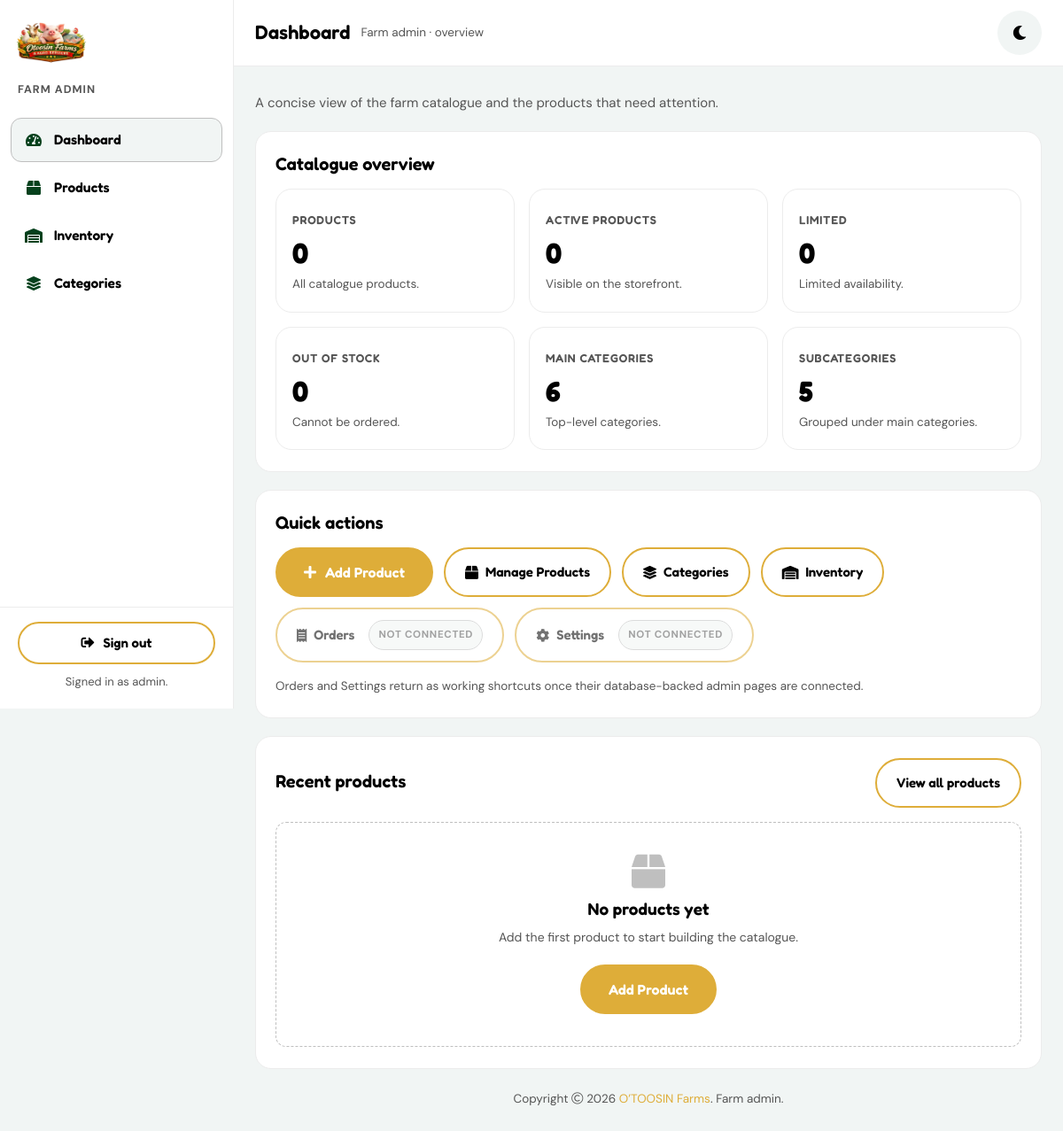
Before: /staff/ (signed in) with the older database file.
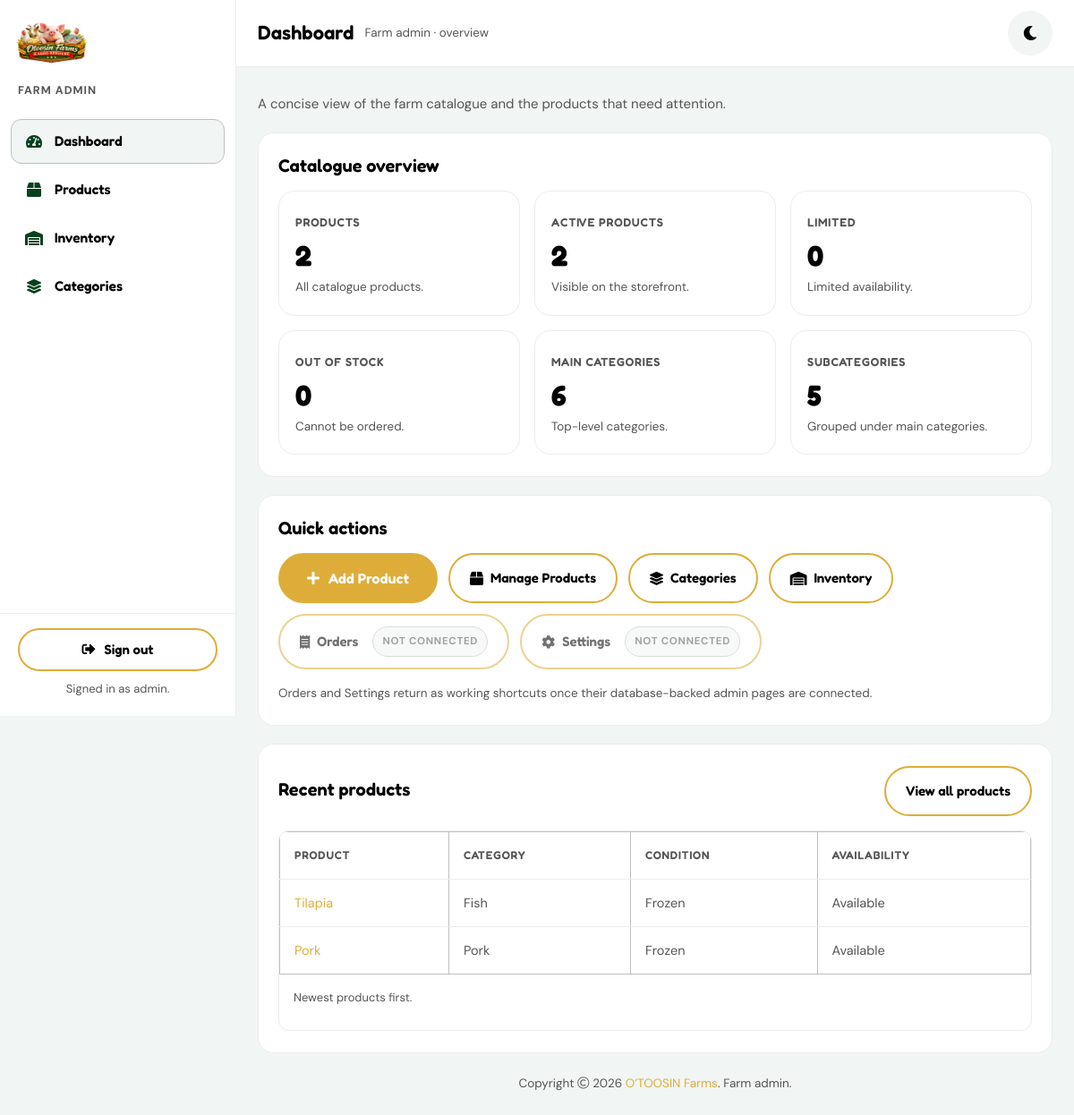
After: the same page with the newer database file.
### Otoosin/models.py (models this page shows, shortened)
class Product(models.Model):
    class Condition(models.TextChoices):
        FRESH = "fresh", "Fresh"
        FROZEN = "frozen", "Frozen"
        FRIED = "fried", "Fried"
        LIVE = "live", "Live"
    class Availability(models.TextChoices):
        IN_STOCK = "in", "Available"
        LIMITED = "limited", "Limited"
        OUT_OF_STOCK = "out", "Out of Stock"
    name = models.CharField(max_length=120)
    slug = models.SlugField(max_length=140, unique=True, blank=True)
    sku = models.CharField(max_length=40, unique=True)
    category = models.ForeignKey(
        Category,
        on_delete=models.PROTECT,
        related_name="products",
    )
    condition = models.CharField(max_length=10, choices=Condition.choices)
    cut = models.CharField(max_length=120, blank=True)
    description = models.TextField()
    price_basis = models.CharField(max_length=60)
    availability_status = models.CharField(
        max_length=10,
        choices=Availability.choices,
        default=Availability.IN_STOCK,
    )
    badge = models.CharField(max_length=30, blank=True)
    is_active = models.BooleanField(default=True)
    is_featured = models.BooleanField(default=False)
    meta_title = models.CharField(max_length=160, blank=True)
    meta_description = models.TextField(blank=True)
    search_text = models.TextField(blank=True, editable=False)
    created_at = models.DateTimeField(auto_now_add=True)
    updated_at = models.DateTimeField(auto_now=True)
    class Meta:
        ordering = ["category__sort_order", "category__name", "name"]

class Category(models.Model):
    class Kind(models.TextChoices):
        MEAT_GROUP = "meat_group", "Meat group"
        RED_MEAT = "red_meat", "Red meat"
        POULTRY = "poultry", "Poultry"
        SEAFOOD = "seafood", "Seafood"
        LIVE_ANIMAL = "live_animal", "Live animal"
        EGGS = "eggs", "Eggs"
        VEGETABLES = "vegetables", "Vegetables"
        FRUITS = "fruits", "Fruits"
    name = models.CharField(max_length=80)
    slug = models.SlugField(max_length=90, unique=True, blank=True)
    parent = models.ForeignKey(
        "self",
        on_delete=models.PROTECT,
        null=True,
        blank=True,
        related_name="children",
    )
    kind = models.CharField(max_length=20, choices=Kind.choices)
    description = models.TextField(blank=True)
    image = models.ImageField(
        upload_to="categories/%Y/%m/",
        blank=True,
        validators=[
            FileExtensionValidator(ALLOWED_IMAGE_EXTENSIONS),
            validate_image_size,
        ],
    )
    sort_order = models.PositiveIntegerField(default=0)
    is_active = models.BooleanField(default=True)
    meta_title = models.CharField(max_length=160, blank=True)
    meta_description = models.TextField(blank=True)
    created_at = models.DateTimeField(auto_now_add=True)
    updated_at = models.DateTimeField(auto_now=True)
    class Meta:
        ordering = ["sort_order", "name"]
        verbose_name_plural = "categories"

### Otoosin/views.py (the view)
# urls.py: path("staff/", views.staff_dashboard, name="staff_dashboard"),
@_staff_permission(None)
def staff_dashboard(request):
    products = Product.objects.all()
    summary = products.aggregate(
        total=Count("id"),
        active=Count("id", filter=Q(is_active=True)),
        out=Count(
            "id", filter=Q(availability_status=Product.Availability.OUT_OF_STOCK)
        ),
        limited=Count(
            "id", filter=Q(availability_status=Product.Availability.LIMITED)
        ),
    )
    return render(
        request,
        "admin-dashboard.html",
        {
            "summary": summary,
            "category_count": Category.objects.filter(
                parent__isnull=True
            ).count(),
            "subcategory_count": Category.objects.filter(
                parent__isnull=False
            ).count(),
            "recent_products": products.select_related("category").order_by(
                "-created_at"
            )[:5],
        },
    )

### Otoosin/context_processors.py (called while the page is built)
def storefront_catalog(request):
    path = request.path
    if path.startswith("/staff/") or path.startswith("/admin/"):
        return {}
    return {"fd_catalog": build_storefront_catalog()}

### Otoosin/views.py (called while the page is built)
def _staff_permission(permission):
    def decorator(view):
        @login_required(login_url="Otoosin:staff_login")
        @wraps(view)
        def wrapped(request, *args, **kwargs):
            user = request.user
            if not user.is_active or not user.is_staff:
                raise PermissionDenied
            if permission and not user.has_perm(permission):
                raise PermissionDenied
            return view(request, *args, **kwargs)
        return wrapped
    return decorator

### Otoosin/templates/admin-dashboard.html (shortened to what this page needs)
{% extends "admin/base_admin.html" %}
{% load static %}
{% block topbar_title %}Dashboard{% endblock %}
{% block topbar_context %}Farm admin &middot; overview{% endblock %}
{% block admin_content %}
<div class="fd-dash-head">
    <p class="fd-dash-lead">A concise view of the farm catalogue and the products that need attention.</p>
</div>
<section class="fd-dash-section" aria-labelledby="fd-dash-overview-title">
    <h2 id="fd-dash-overview-title">Catalogue overview</h2>
    <ul class="fd-dash-grid">
        <li class="fd-dash-card"><span class="fd-dash-card-label">Products</span><span class="fd-dash-card-value">{{ summary.total }}</span><span class="fd-dash-card-context">All catalogue products.</span></li>
        <li class="fd-dash-card"><span class="fd-dash-card-label">Active products</span><span class="fd-dash-card-value">{{ summary.active }}</span><span class="fd-dash-card-context">Visible on the storefront.</span></li>
        <li class="fd-dash-card"><span class="fd-dash-card-label">Limited</span><span class="fd-dash-card-value">{{ summary.limited }}</span><span class="fd-dash-card-context">Limited availability.</span></li>
        <li class="fd-dash-card"><span class="fd-dash-card-label">Out of stock</span><span class="fd-dash-card-value">{{ summary.out }}</span><span class="fd-dash-card-context">Cannot be ordered.</span></li>
        <li class="fd-dash-card"><span class="fd-dash-card-label">Main categories</span><span class="fd-dash-card-value">{{ category_count }}</span><span class="fd-dash-card-context">Top-level categories.</span></li>
        <li class="fd-dash-card"><span class="fd-dash-card-label">Subcategories</span><span class="fd-dash-card-value">{{ subcategory_count }}</span><span class="fd-dash-card-context">Grouped under main categories.</span></li>
    </ul>
</section>
<section class="fd-dash-section" aria-labelledby="fd-dash-actions-title">
    <h2 id="fd-dash-actions-title">Quick actions</h2>
    <div class="fd-dash-actions">
        <a href="{% url 'Otoosin:staff_product_create' %}" class="vs-btn fd-dash-btn"><i class="fas fa-plus" aria-hidden="true"></i>Add product</a>
        <a href="{% url 'Otoosin:staff_products' %}" class="fd-ghost-btn fd-dash-btn"><i class="fas fa-box" aria-hidden="true"></i>Manage Products</a>
        <a href="{% url 'Otoosin:staff_categories' %}" class="fd-ghost-btn fd-dash-btn"><i class="fas fa-layer-group" aria-hidden="true"></i>Categories</a>
        <a href="{% url 'Otoosin:staff_inventory' %}" class="fd-ghost-btn fd-dash-btn"><i class="fas fa-warehouse" aria-hidden="true"></i>Inventory</a>
        <span class="fd-ghost-btn fd-dash-btn" aria-disabled="true" title="Order storage is not connected yet."><i class="fas fa-receipt" aria-hidden="true"></i>Orders <span class="fd-admin-soon">Not connected</span></span>
        <span class="fd-ghost-btn fd-dash-btn" aria-disabled="true" title="Store settings are not connected yet."><i class="fas fa-cog" aria-hidden="true"></i>Settings <span class="fd-admin-soon">Not connected</span></span>
    </div>
    <p class="fd-dash-hint">Orders and Settings return as working shortcuts once their database-backed admin pages are connected.</p>
</section>
<section class="fd-dash-section" aria-labelledby="fd-dash-products-title">
    <div class="fd-dash-section-head">
        <h2 id="fd-dash-products-title">Recent products</h2>
        <a href="{% url 'Otoosin:staff_products' %}" class="fd-ghost-btn fd-dash-btn">View all products</a>
    </div>
    {% if recent_products %}
    <div class="fd-dash-table-scroll">
        <table class="fd-dash-table">
            <caption class="fd-dash-caption">Newest products first.</caption>
            <thead><tr><th scope="col">Product</th><th scope="col">Category</th><th scope="col">Condition</th><th scope="col">Availability</th></tr></thead>
            <tbody>
                {% for product in recent_products %}
                <tr>
                    <td><a href="{% url 'Otoosin:staff_product_edit' product.pk %}">{{ product.name }}</a></td>
                    <td>{{ product.category.name }}</td>
                    <td>{{ product.get_condition_display }}</td>
                    <td>{{ product.get_availability_status_display }}</td>
                </tr>
                {% endfor %}
            </tbody>
        </table>
    </div>
    {% else %}
    <div class="fd-dash-empty">
        <i class="fas fa-box" aria-hidden="true"></i>
        <h3>No products yet</h3>
        <p>Add the first product to start building the catalogue.</p>
        <div class="fd-dash-empty-actions"><a href="{% url 'Otoosin:staff_product_create' %}" class="vs-btn fd-dash-btn">Add product</a></div>
    </div>
    {% endif %}
</section>
{% endblock %}

### Otoosin/templates/admin/base_admin.html (shortened to what this page needs)
{% load static %}
<!doctype html>
<html class="no-js" lang="en">
<head>
    <link rel="stylesheet" href="{% static 'assets/css/bootstrap.min.css' %}">
    <link rel="stylesheet" href="{% static 'assets/css/fontawesome.min.css' %}">
    <link rel="stylesheet" href="{% static 'assets/css/harvest-castle.css' %}">
    <link rel="stylesheet" href="{% static 'assets/css/fresh-direct.css' %}?v=8.4">
    <link rel="stylesheet" href="{% static 'assets/css/fd-admin.css' %}?v=7.6">
    <link rel="stylesheet" href="{% static 'assets/css/fd-theme.css' %}?v=8.4">
</head>
<body class="fd-admin">
    <div class="fd-admin-shell" id="fd-admin-shell">
        <aside class="fd-admin-sidebar" id="fd-admin-sidebar" aria-label="Admin navigation">
            <div class="fd-admin-brand">
                <a href="{% url 'Otoosin:index' %}" class="fd-logo" aria-label="O’TOOSIN Farms storefront"><img src="{% static 'assets/img/harvest_castle/of_favicon.png' %}" alt="" aria-hidden="true" class="fd-logo-img" width="70" height="50"></a>
            </div>
            <p class="fd-admin-role">Farm Admin</p>
            <nav class="fd-admin-nav" aria-label="Management sections">
                <ul>
                    <li><a href="{% url 'Otoosin:staff_dashboard' %}" class="fd-admin-nav-link"{% if request.resolver_match.url_name == 'staff_dashboard' %} aria-current="page"{% endif %}><i class="fas fa-tachometer-alt" aria-hidden="true"></i>Dashboard</a></li>
                    <li><a href="{% url 'Otoosin:staff_products' %}" class="fd-admin-nav-link"><i class="fas fa-box" aria-hidden="true"></i>Products</a></li>
                    <li><a href="{% url 'Otoosin:staff_inventory' %}" class="fd-admin-nav-link"><i class="fas fa-warehouse" aria-hidden="true"></i>Inventory</a></li>
                    <li><a href="{% url 'Otoosin:staff_categories' %}" class="fd-admin-nav-link"><i class="fas fa-layer-group" aria-hidden="true"></i>Categories</a></li>
                </ul>
            </nav>
            <div class="fd-admin-side-foot">
                <form method="post" action="{% url 'Otoosin:staff_logout' %}">
                    <button type="submit" class="fd-admin-logout">
                        <i class="fas fa-sign-out-alt" aria-hidden="true"></i>Sign out
                    </button>
                </form>
                <p class="fd-admin-logout-hint">Signed in as {{ user.get_username }}.</p>
            </div>
        </aside>
        <div class="fd-admin-main">
            <header class="fd-admin-topbar">
                <h1 class="fd-admin-title">{% block topbar_title %}Admin{% endblock %}</h1>
                <span class="fd-admin-context">{% block topbar_context %}Farm admin{% endblock %}</span>
                <button type="button" class="icon-btn fd-theme-toggle" data-theme-toggle aria-pressed="false" aria-label="Switch to dark mode" title="Switch to dark mode">
                    <i class="fas fa-moon" data-theme-icon="moon" aria-hidden="true"></i>
                </button>
            </header>
            <main class="fd-admin-content fd-dash" id="fd-admin-main" tabindex="-1">
                {% block admin_content %}{% endblock %}
                <p class="fd-dash-foot-note">Copyright <i class="fal fa-copyright" aria-hidden="true"></i> <span data-fd-year>2026</span> <a href="{% url 'Otoosin:index' %}">O’TOOSIN Farms</a>. Farm admin.</p>
            </main>
        </div>
    </div>
</body>
</html>

### static/assets/css/fd-theme.css (style rules this page uses)
:root { --fd-bg: #ffffff; --fd-surface: #ffffff; --fd-surface-2: #f1f5f4; --fd-surface-3: #f8f9fa; --fd-text: #000000; --fd-text-2: #555555; --fd-text-3: #767676; --fd-border: #bfbfbf; --fd-hairline: #ececec; --fd-input-bg: #ffffff; --fd-brand-green-text: #06411D; --fd-warn-text: #8a6d00; --fd-error-text: #dc3545; --fd-focus: #06411D; color-scheme: light; }
.fd-theme-toggle { min-width: 44px; min-height: 44px; display: inline-flex; align-items: center; justify-content: center; flex: 0 0 auto; }
.fd-admin-topbar .fd-theme-toggle { margin-left: auto; }
.fd-admin-topbar .fd-admin-context { margin-left: 0; }

Changed rows visible on the page:
added Product: name "Tilapia", category.name "Fish", condition "Frozen", availability_status "Available"
added Product: name "Pork", category.name "Pork", condition "Frozen", availability_status "Available"
Other visible differences:
{{ summary.total }}: "0" → "2"
{{ summary.active }}: "0" → "2"
text no longer shown: "No products yet Add the first product to start building the catalogue. Add Product"
text now shown: "Newest products first. PRODUCT CATEGORY CONDITION AVAILABILITY"
